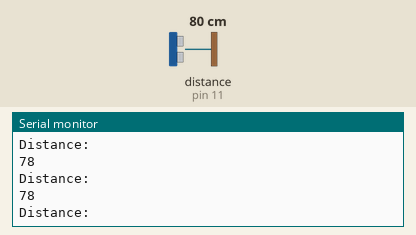
Bench run of a sketch on a simulated Arduino Uno, built with avr-gcc and run on an emulated ATmega328P. On the bench: the last lines printed to the serial monitor. Wiring (inferred from the names in the program): ultrasonic range finder: trigger pin 10; echo pin 11. Inputs (shaded band) come from the test bench; at power-on: distance to the obstacle (sensor on pin 11) 80 cm. The echo pulse lasts 58.3 µs per cm.

Above: at 1.2 s.
1.3 s: distance to the obstacle (sensor on pin 11) set to 2 cm
At 2.4 s:
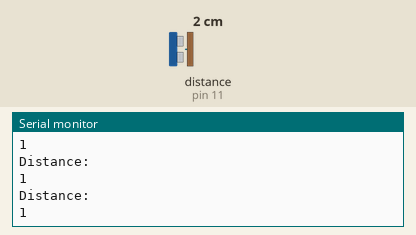
4.3 s: distance to the obstacle (sensor on pin 11) set to 4 cm
At 5.4 s:
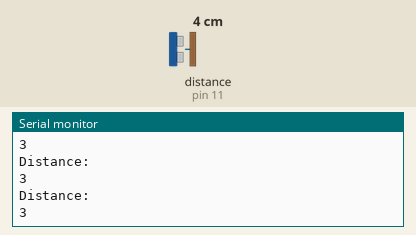
7.3 s: distance to the obstacle (sensor on pin 11) set to 18 cm
At 7.9 s:
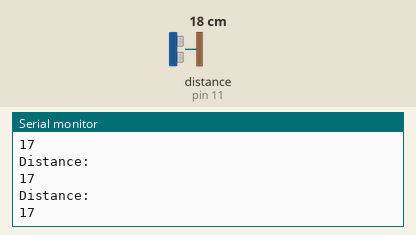
10.3 s: distance to the obstacle (sensor on pin 11) set to 2 cm
At 11.4 s:
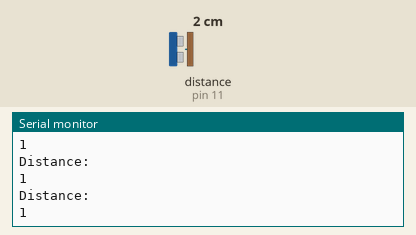
13.3 s: distance to the obstacle (sensor on pin 11) set to 120 cm
At 14.3 s:
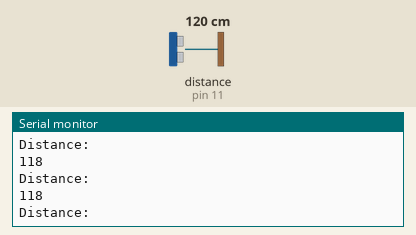
Timing chart, 0 to 16.3 s (numbered marks = the images above; inputs shaded):
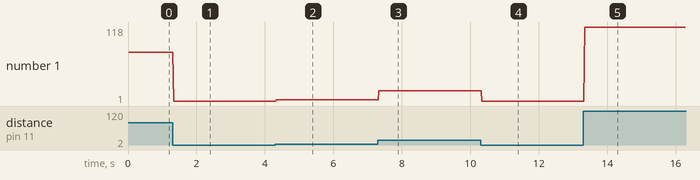

Measured:
- after the input at 1.3 s, the serial monitor: prints a new line at once (image 1)
- after the input at 4.3 s, the serial monitor: prints a new line at once (image 2)
- after the input at 7.3 s, the serial monitor: prints a new line at once (image 3)
- after the input at 10.3 s, the serial monitor: prints a new line at once (image 4)
- after the input at 13.3 s, the serial monitor: prints a new line at once (image 5)
- plotted number 1: 78 → 1 after the input at 1.3 s, 1 → 3 after the input at 4.3 s, 3 → 17 after the input at 7.3 s, 17 → 1 after the input at 10.3 s, 1 → 118 after the input at 13.3 s

The sketch:

ultrasonic.ino
```cpp
const int trigPin = 10;
const int echoPin = 11;
int duration;
long distance;
void setup()
{
  pinMode(trigPin, OUTPUT);
  pinMode(echoPin, INPUT);
  Serial.begin(9600);
}
void loop()
{
  digitalWrite(trigPin, LOW);
  delayMicroseconds(2);

  digitalWrite(trigPin, HIGH);
  delayMicroseconds(10);
  digitalWrite(trigPin, LOW);

  duration = pulseIn(echoPin, HIGH);
  distance = duration * 0.034 /2;
  Serial.println("Distance: ");
  Serial.println(distance);
  delay(20);
}
```
